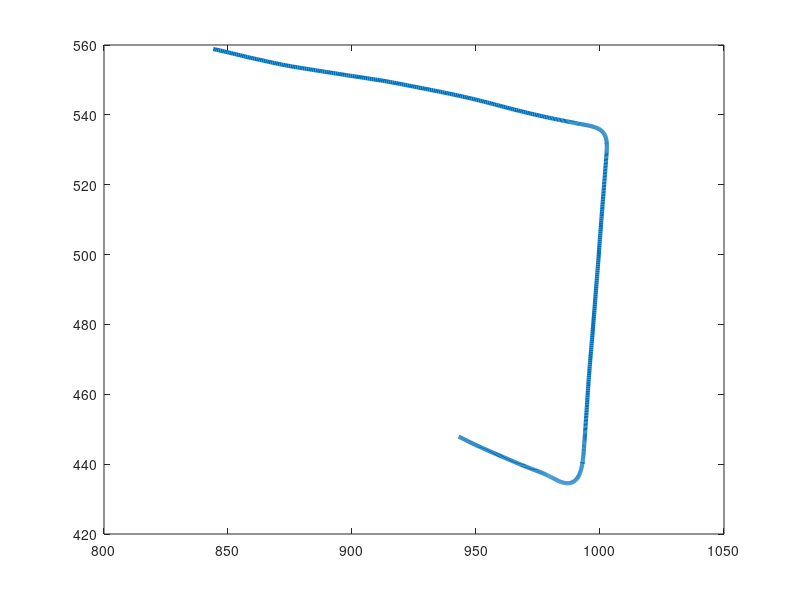

Reproduce this figure in MATLAB. (Note: this script raises an error after producing the figure.)
% denoise the point clouds relating to the horizontal distance
clc
clear all
close all
fclose('all');
% Read in the data
load('Trajectory_sections.mat');
shift = [548000 5804000 0 0 0 0];
%%%%%%%%%%%%%%%%%%[ Get parameter for section 1 ]%%%%%%%%%%%%%%%%%%%
X = [ones(size(Trajectory_sec3(:,2))) Trajectory_sec3(:,2)];
a = regress(Trajectory_sec3(:,3),X); 
norm_term = sqrt(a(2)^2+1);
% Listing the point cloud file name
pcFileList = dir('G:\PP2\New\SPSS\pointcloudSPSS_global_3sections\section3');
pcFileList = pcFileList(3:end);

%% Breaking the trajectory into segments,each segment has at most 15m
figure 
axis equal
x1 = 990:-0.25:938;
y1 = a(1)+a(2)*x1;
L = [x1' y1'];
seg_start = L(1,:);
plot(T(:,2),T(:,3),'LineWidth',3);
hold on
% get cut lines
n = floor(norm(L(1,:) - L(end,:))/15)*2;
B = zeros(n,5); % matrix for storing parameters of the lines
count = 1;
l = length(x1);
for i=2:l
    if norm(L(i,:)-seg_start)>7.5
        seg_start = L(i,:);
        B(count,3:4) =  seg_start;
        [b1,b2] = getVerticalLine(a(2),seg_start);
        B(count,1:2) = [b1 b2];
        B(count,5) = sqrt(B(count,2)^2+1);
        if rem(count,2)==0
            x2 = seg_start(1)-1.5:1:seg_start(1)+1.5;
            y2 = B(count,1)+B(count,2)*x2;  
            plot(x2,y2);
        end
        count = count + 1;
    end
end
B = B(2:2:end,:);


%% Put the point cloud into different segments
n = size(B,1);
% fIDs = zeros(1,n);
for i=1:n
    filename = strcat('G:\PP2\New\SPSS\pointcloudSPSS_global_segments\section3\seg',num2str(i));
    filename = strcat(filename,'.txt');
    if exist(filename,'file')==2
        delete(filename);
    end
    fopen(filename,'wt');
end
fIDs = fopen('all');
%====================================================================================================================
for i=1:length(pcFileList)
    pointcloud = importdata(strcat('G:\PP2\New\SPSS\pointcloudSPSS_global_3sections\section3\',pcFileList(i).name));
    l = length(pointcloud);
    pointcloud = pointcloud - repmat(shift,l,1);
    
    for j = 1:l
%         tmp = abs(a(1)-pointcloud(j,2)+a(2)*pointcloud(j,1))/norm_term;
%         if tmp>40
%             continue
%         end
        min2line = 1;
        dist_min = abs(B(1,1)-pointcloud(j,2)+B(1,2)*pointcloud(j,1))/B(1,3);
        for k = 2:n
            dist = abs(B(k,1)-pointcloud(j,2)+B(k,2)*pointcloud(j,1))/B(k,3);
            if dist_min>dist
                dist_min = dist;
                min2line = k;
            end
        end

        fprintf(fIDs(min2line),'%.6f %.6f %.6f %d %d %d\n',pointcloud(j,:));
    end
%     fclose('all');
end

fclose('all');
